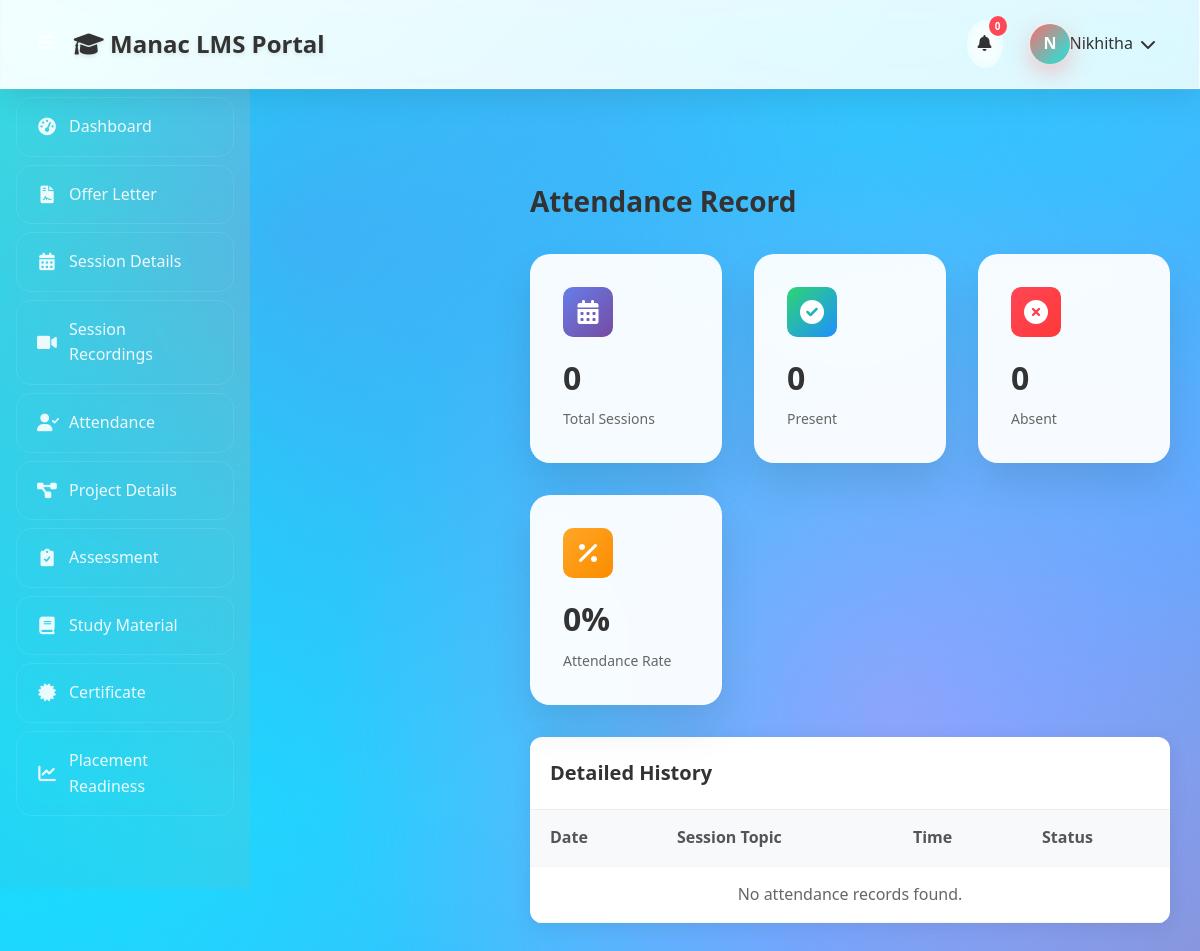
Page /attendance/ (signed in) on the earlier database version.
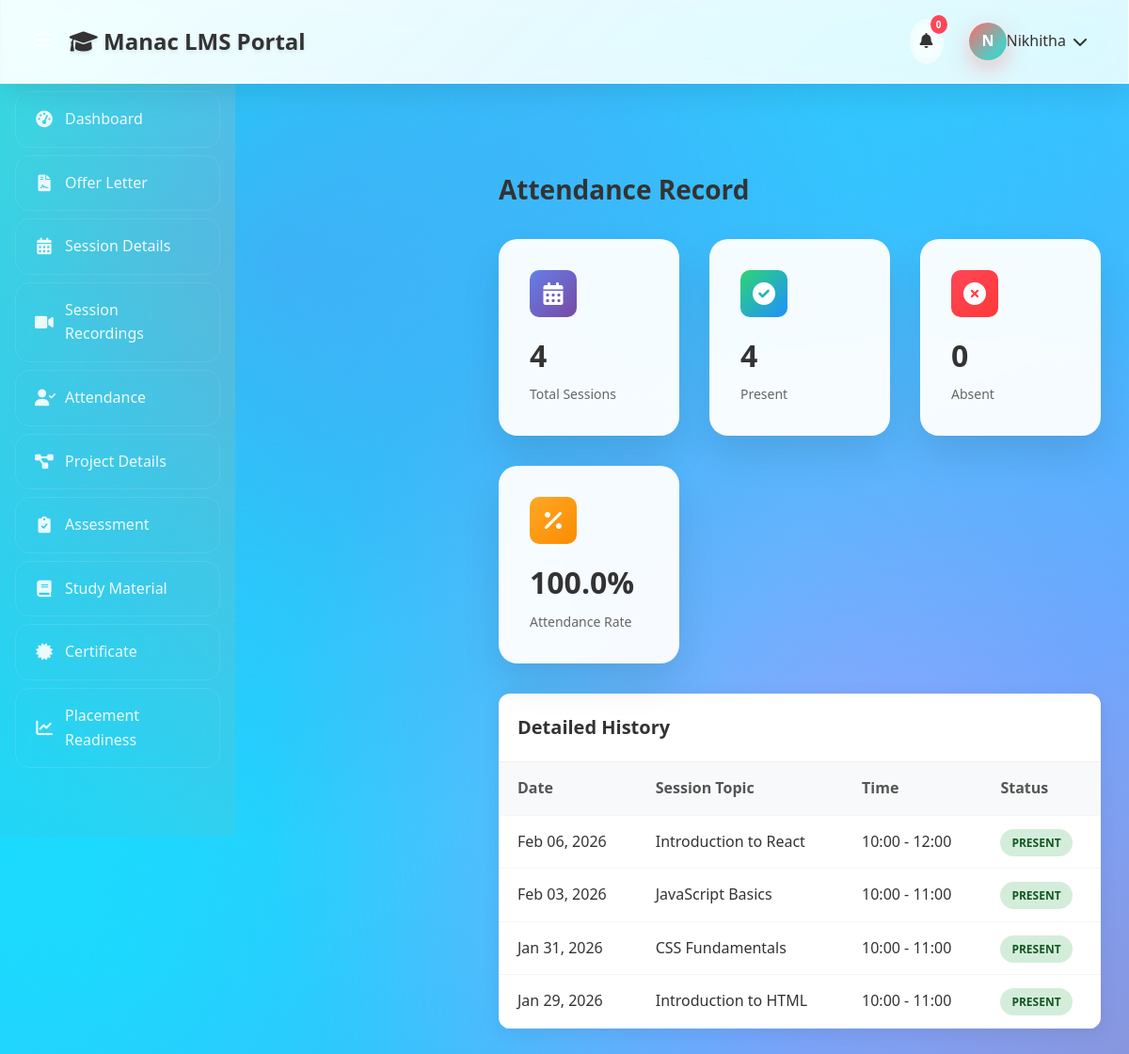
Same page on the later database version.
### lms/models.py (models this page shows, shortened)
class Attendance(models.Model):
    student = models.ForeignKey(Student, on_delete=models.CASCADE)
    session = models.ForeignKey(Session, on_delete=models.CASCADE)
    is_present = models.BooleanField(default=False)
    marked_at = models.DateTimeField(default=timezone.now)
    class Meta:
        unique_together = ['student', 'session']

class Session(models.Model):
    title = models.CharField(max_length=200)
    topic = models.CharField(max_length=200)
    mentor = models.CharField(max_length=100)
    date = models.DateField()
    start_time = models.TimeField()
    end_time = models.TimeField()
    description = models.TextField(blank=True)
    recording_url = models.URLField(blank=True)
    is_completed = models.BooleanField(default=False)
    created_at = models.DateTimeField(default=timezone.now)
    class Meta:
        ordering = ['-date', '-start_time']

### lms/views.py (the view)
# urls.py: path('attendance/', views.attendance, name='attendance'),
@login_required
def attendance(request):
    student = get_object_or_404(Student, user=request.user)
    attendances = Attendance.objects.filter(student=student).select_related('session').order_by('-session__date')
    total_sessions = attendances.count()
    present_count = attendances.filter(is_present=True).count()
    absent_count = total_sessions - present_count
    attendance_rate = (present_count / total_sessions * 100) if total_sessions > 0 else 0
    context = {
        'attendances': attendances,
        'total_sessions': total_sessions,
        'present_count': present_count,
        'absent_count': absent_count,
        'attendance_rate': round(attendance_rate, 1),
    }
    return render(request, 'lms/attendance.html', context)

### lms/templates/lms/attendance.html (shortened to what this page needs)
{% extends 'lms/base.html' %}
{% block content %}
<div class="content-header">
    <h2>Attendance Record</h2>
</div>
<div class="dashboard-grid">
    <div class="card">
        <div class="card-icon blue">
            <i class="fas fa-calendar-alt"></i>
        </div>
        <h3>{{ total_sessions }}</h3>
        <p>Total Sessions</p>
    </div>
    <div class="card">
        <div class="card-icon green">
            <i class="fas fa-check-circle"></i>
        </div>
        <h3>{{ present_count }}</h3>
        <p>Present</p>
    </div>
    <div class="card">
        <div class="card-icon red">
            <i class="fas fa-times-circle"></i>
        </div>
        <h3>{{ absent_count }}</h3>
        <p>Absent</p>
    </div>
    <div class="card">
        <div class="card-icon orange">
            <i class="fas fa-percentage"></i>
        </div>
        <h3>{{ attendance_rate }}%</h3>
        <p>Attendance Rate</p>
    </div>
</div>
<div class="table-container">
    <div class="table-header">
        <h3>Detailed History</h3>
    </div>
    <table>
        <thead>
            <tr>
                <th>Date</th>
                <th>Session Topic</th>
                <th>Time</th>
                <th>Status</th>
            </tr>
        </thead>
        <tbody>
            {% for attendance in attendances %}
            <tr>
                <td>{{ attendance.session.date|date:"M d, Y" }}</td>
                <td>{{ attendance.session.title }}</td>
                <td>{{ attendance.session.start_time|time:"H:i" }} - {{ attendance.session.end_time|time:"H:i" }}</td>
                <td>
                    {% if attendance.is_present %}
                        <span class="status-badge status-present">Present</span>
                    {% else %}
                        <span class="status-badge status-absent">Absent</span>
                    {% endif %}
                </td>
            </tr>
            {% empty %}
            <tr>
                <td colspan="4" style="text-align: center; color: #666;">No attendance records found.</td>
            </tr>
            {% endfor %}
        </tbody>
    </table>
</div>
{% endblock %}

Differences in the rows shown:
added Attendance: session "Feb 06, 2026", session "Introduction to React", session.start_time "10:00", session.end_time "12:00", is_present "PRESENT"
added Attendance: session "Feb 03, 2026", session "JavaScript Basics", session.start_time "10:00", session.end_time "11:00", is_present "PRESENT"
added Attendance: session "Jan 31, 2026", session "CSS Fundamentals", session.start_time "10:00", session.end_time "11:00", is_present "PRESENT"
added Attendance: session "Jan 29, 2026", session "Introduction to HTML", session.start_time "10:00", session.end_time "11:00", is_present "PRESENT"
Other differences:
{{ total_sessions }}: "0" → "4"
{{ present_count }}: "0" → "4"
{{ attendance_rate }}: "0" → "100.0"
text no longer shown: "No attendance records found."
